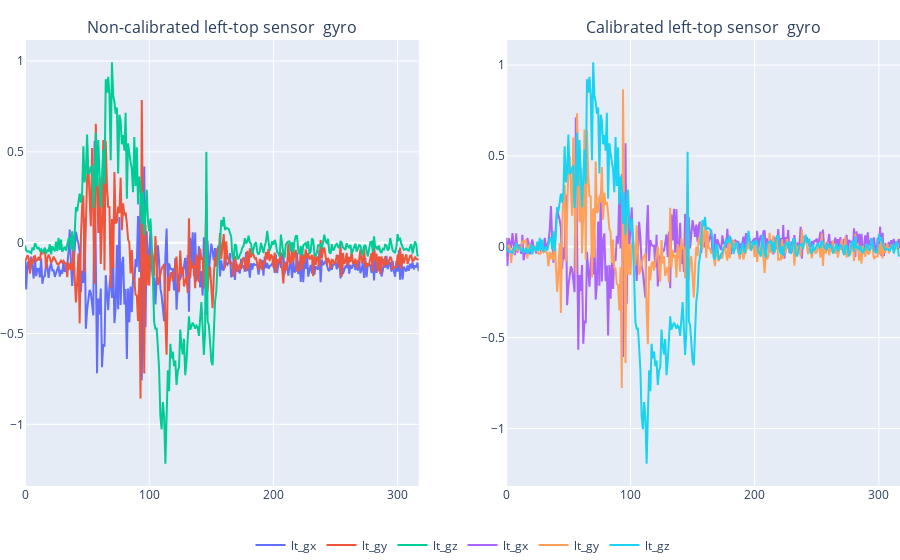

Notebook code cell kept with this figure:
### Code cell
title_t = 'Non-calibrated left-top sensor '
title_b = 'Calibrated left-top sensor '

show_plots(lt,calibrated_lt,title_t,title_b,False)

### Figure 1 — Plotly figure (JSON) as saved in the notebook; plotly's stock layout.template omitted (floating-point values rounded to 4 significant figures; data arrays with more than 128 entries replaced by an {"elided": "..."} marker saying what was removed)
{"data": [{"name": "lt_gx", "type": "scatter", "x": {"elided": "318 int values"}, "xaxis": "x", "y": {"elided": "318 float values"}, "yaxis": "y"}, {"name": "lt_gy", "type": "scatter", "x": {"elided": "318 int values"}, "xaxis": "x", "y": {"elided": "318 float values"}, "yaxis": "y"}, {"name": "lt_gz", "type": "scatter", "x": {"elided": "318 int values"}, "xaxis": "x", "y": {"elided": "318 float values"}, "yaxis": "y"}, {"name": "lt_gx", "type": "scatter", "x": {"elided": "318 int values"}, "xaxis": "x2", "y": {"elided": "318 float values"}, "yaxis": "y2"}, {"name": "lt_gy", "type": "scatter", "x": {"elided": "318 int values"}, "xaxis": "x2", "y": {"elided": "318 float values"}, "yaxis": "y2"}, {"name": "lt_gz", "type": "scatter", "x": {"elided": "318 int values"}, "xaxis": "x2", "y": {"elided": "318 float values"}, "yaxis": "y2"}], "layout": {"annotations": [{"font": {"size": 16}, "showarrow": false, "text": "Non-calibrated left-top sensor  gyro", "x": 0.225, "xanchor": "center", "xref": "paper", "y": 1, "yanchor": "bottom", "yref": "paper"}, {"font": {"size": 16}, "showarrow": false, "text": "Calibrated left-top sensor  gyro", "x": 0.775, "xanchor": "center", "xref": "paper", "y": 1, "yanchor": "bottom", "yref": "paper"}], "hovermode": "x", "legend": {"orientation": "h", "x": 0.5, "xanchor": "center"}, "margin": {"b": 0, "l": 0, "r": 0, "t": 40}, "xaxis": {"anchor": "y", "domain": [0, 0.45]}, "xaxis2": {"anchor": "y2", "domain": [0.55, 1]}, "yaxis": {"anchor": "x", "domain": [0, 1]}, "yaxis2": {"anchor": "x2", "domain": [0, 1]}}}
